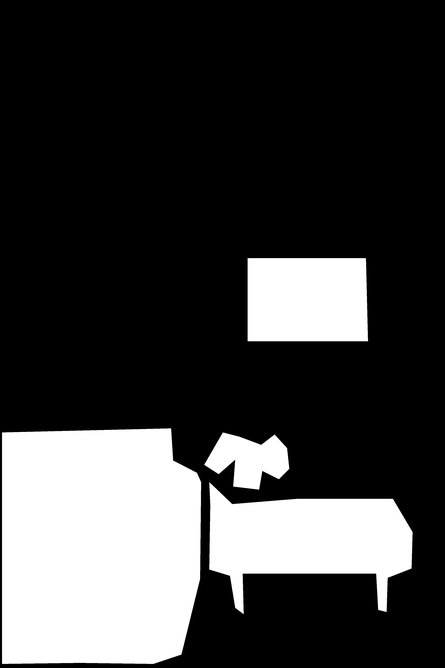
#> input picture DATA/masks/0cc1fe45-25.jpg.png, 445 x 668 px, shrunk from 2624 x 3936 before the run, found by its file name; its folder holds 4 pictures in this run
$ jupyter execute label_color-to-poly.ipynb
#> lines starting #> are read from the running program, lines starting #| are printed output that depends on the picture; after the words box and inside, x2 and y2 are one past the last pixel; in counts of white or black regions, pixels touching at a corner belong together
[cell 1]
import os
import cv2

[cell 2]
input_dir = 'DATA\masks'
output_dir = 'DATA\labels_images'

[cell 3]
for j in os.listdir(input_dir):
    image_path = os.path.join(input_dir, j)
    # load the binary mask and get its contours
    mask = cv2.imread(image_path, cv2.IMREAD_GRAYSCALE)
#> mask is the input picture: shape (668, 445); min 0, max 255, mean 62.3
    _, mask = cv2.threshold(mask, 1, 255, cv2.THRESH_BINARY)
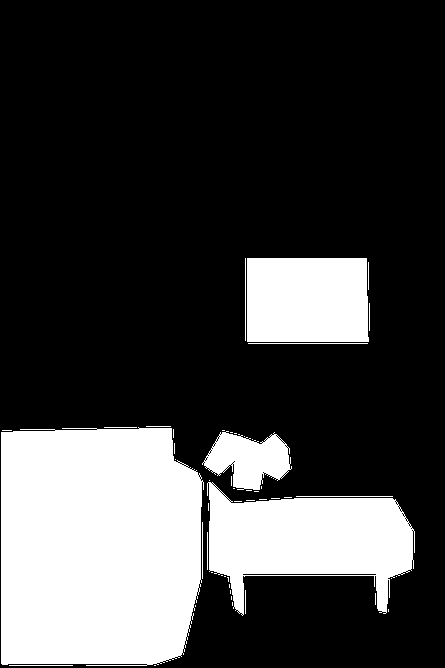
#> mask: shape (668, 445); 25.4% white; 51 white regions (36 under 20 px)

    H, W = mask.shape
#> H = 668; W = 445
    contours, hierarchy = cv2.findContours(mask, cv2.RETR_EXTERNAL, cv2.CHAIN_APPROX_SIMPLE)
#> contours = 51 contours, 47 with area under 20; largest, box (x1, y1, x2, y2) and area: (1, 427, 204, 666) 44434, (207, 482, 415, 616) 15964, (247, 258, 369, 342) 9927, (202, 431, 292, 490) 3158

    # convert the contours to polygons
    polygons = []
    for cnt in contours:
        if cv2.contourArea(cnt) > 200:
            polygon = []
            for point in cnt:
                x, y = point[0]
                polygon.append(x / W)
                polygon.append(y / H)
            polygons.append(polygon)
#> this loop made 51 passes
#> cnt on passes 1 to 12: [[154, 665], [155, 665]], [[9, 665], [72, 665]], [[388, 609], [388, 611]], [[195, 605], [195, 606]], [[232, 602], [232, 605]], [[231, 596], [231, 599]], [[375, 593], [375, 604]], [[245, 590], [245, 613]], [[230, 590], [230, 593]], [[229, 584], [229, 587]], [[391, 578]], [[227, 577], [228, 578], [228, 581], [228, 577]]
#> after the loop, polygons = 4 items

    # print the polygons
    with open('{}.txt'.format(os.path.join(output_dir, j)[:-4]), 'w') as f:
        for polygon in polygons:
            for p_, p in enumerate(polygon):
                if p_ == len(polygon) - 1:
                    f.write('{}\n'.format(p))
                elif p_ == 0:
                    f.write('0 {} '.format(p))
                else:
                    f.write('{} '.format(p))
#> this loop made 4 passes

        f.close()
#> pass 2 of the loop `for j in os.listdir(input_dir):`:
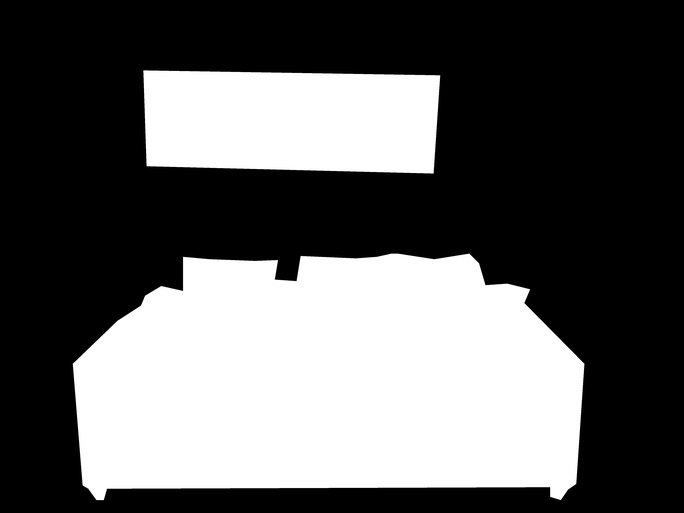
#> input picture DATA/masks/167b3cb6-60.jpg.png, 684 x 513 px, shrunk from 4032 x 3024 before the run, found by its file name
#> mask is the input picture: shape (513, 684); min 0, max 255, mean 96.4
#> `_, mask = cv2.threshold(mask, 1, 255, cv2.THRESH_BINARY)`:
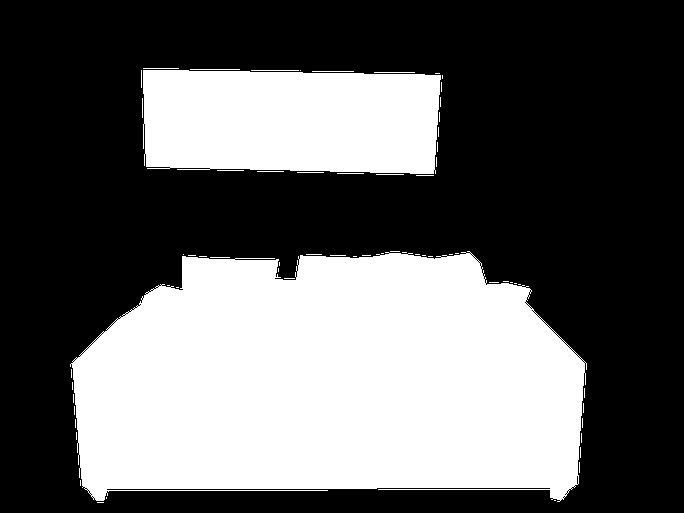
#> mask: shape (513, 684); 38.7% white; 66 white regions (52 under 20 px)
#> contours = 66 contours, 64 with area under 20; largest, box (x1, y1, x2, y2) and area: (70, 251, 587, 502) 104904, (143, 70, 441, 174) 28427
#> the loop `for cnt in contours:` made 66 passes
#> cnt on passes 1 to 8: [[97, 502], [103, 502]], [[554, 500], [555, 500]], [[106, 497], [106, 498]], [[80, 480], [80, 485]], [[579, 462], [579, 472]], [[580, 447], [580, 457]], [[581, 433], [581, 442]], [[76, 432], [76, 439]]
#> after the loop `for cnt in contours:`: polygons = 2 items
#> the loop `for polygon in polygons:` made 2 passes
#> pass 3 of the loop `for j in os.listdir(input_dir):`:
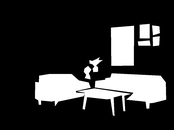
#> input picture DATA/masks/1dfed48c-3.jpg.png, 174 x 130 px, shrunk from 1024 x 768 before the run, found by its file name
#> mask is the input picture: shape (130, 174); min 0, max 255, mean 49.7
#> `_, mask = cv2.threshold(mask, 1, 255, cv2.THRESH_BINARY)`:
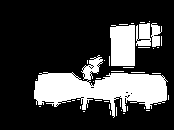
#> mask: shape (130, 174); 23.9% white; 40 white regions (36 under 20 px)
#> contours = 40 contours, 36 with area under 20; largest, box (x1, y1, x2, y2) and area: (34, 55, 168, 118) 3504, (110, 25, 135, 66) 908, (136, 23, 151, 46) 246, (151, 23, 162, 47) 134
#> the loop `for cnt in contours:` made 40 passes
#> cnt on passes 1 to 8: [[123, 113], [124, 113]], [[110, 111], [110, 114]], [[83, 111], [84, 111]], [[146, 110], [149, 110]], [[121, 110]], [[144, 107], [144, 108]], [[116, 107], [116, 115]], [[127, 106], [127, 110]]
#> after the loop `for cnt in contours:`: polygons = 3 items
#> the loop `for polygon in polygons:` made 3 passes
#> the loop made 4 passes; the first 3 are shown
